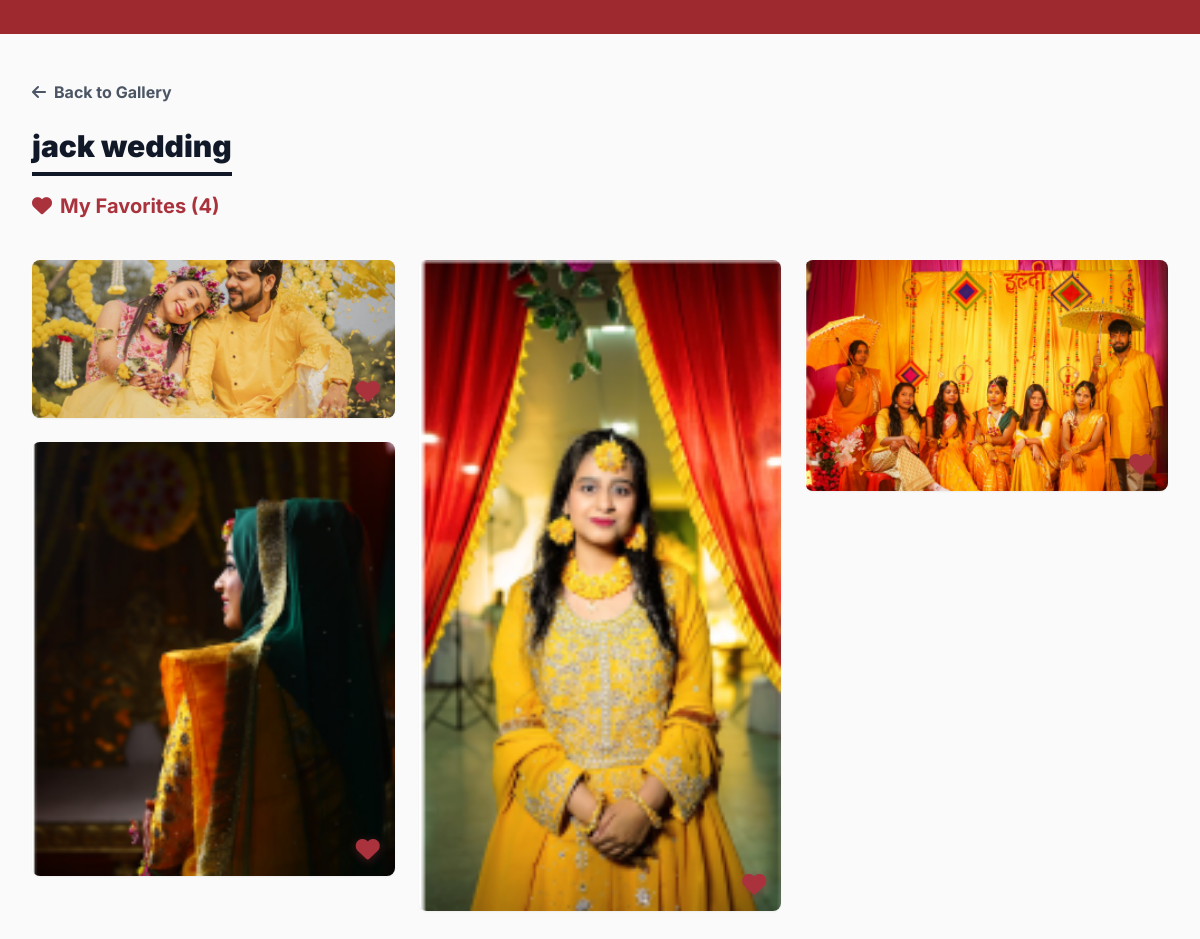
/gallery/1/favorites/, run on the app's committed database.
### photography/models.py (models this page shows)
class Gallery(models.Model):
    title = models.CharField(max_length=255)
    project_id = models.CharField(max_length=50)
    event_date = models.DateField()
    created_at = models.DateTimeField(auto_now_add=True)
    share_token = models.UUIDField(default=uuid.uuid4, editable=False, unique=True)
    expiry_date = models.DateField(null=True, blank=True)
    submitted_at = models.DateTimeField(null=True, blank=True)
    album_choice = models.CharField(max_length=50, null=True, blank=True)

class Image(models.Model):
    folder = models.ForeignKey(Folder, related_name='images', on_delete=models.CASCADE)
    file = models.ImageField(upload_to='galleries/')
    is_cover = models.BooleanField(default=False)

### photography/views.py (the view)
# urls.py: path('gallery/<int:gallery_id>/favorites/', gallery_favorites, name='gallery_favorites'),
def gallery_favorites(request, gallery_id):
    gallery = get_object_or_404(Gallery, id=gallery_id)
    favorite_images = Image.objects.filter(favorited_by__gallery=gallery)
    favorite_ids = favorite_images.values_list('id', flat=True)
    return render(request, 'gallery/favorites.html', {
        'gallery': gallery,
        'images': favorite_images,
        'favorite_ids': list(favorite_ids)
    })

### photography/context_processors.py (called while the page is built, shortened)
def notifications_context(request):
    return {'unread_notifications': [], 'unread_count': 0}

### photography/templates/gallery/favorites.html (shortened to what this page needs)
{% extends "base.html" %}
{% load static %}
{% block content %}
<link rel="stylesheet" href="https://cdnjs.cloudflare.com/ajax/libs/font-awesome/6.5.1/css/all.min.css">
<div class="max-w-[1200px] mx-auto p-4 sm:p-8 font-['Inter'] min-h-screen">
    <div class="mb-10">
        {% if is_client_view %}
        <a href="{% url 'client_shared_gallery' token %}" class="text-gray-600 font-bold hover:text-black flex items-center gap-2 mb-6 transition">
        {% else %}
        <a href="{% url 'gallery_overview' gallery.id %}" class="text-gray-600 font-bold hover:text-black flex items-center gap-2 mb-6 transition">
        {% endif %}
            <i class="fas fa-arrow-left"></i> Back to Gallery
        </a>
        <h1 class="text-3xl font-black text-gray-900 border-b-4 border-gray-900 pb-2 inline-block">{{ gallery.title }}</h1>
        <h2 class="text-xl font-bold text-[#A9323D] mt-4 flex items-center gap-2">
            <i class="fas fa-heart"></i> My Favorites ({{ images.count }})
        </h2>
    </div>
    <div class="masonry-grid" id="favoritesGrid">
        {% for image in images %}
        <div class="masonry-item shadow-sm" id="fav_card_{{ image.id }}">
            <img src="{{ image.file.url }}" alt="Favorite Image" class="w-full h-auto block">
            <i class="fa-heart favorite-btn {% if image.id in favorite_ids %}fas active{% else %}far{% endif %}"
               onclick="toggleFavorite(this, {{ image.id }})">
            </i>
        </div>
        {% empty %}
        <div class="col-span-full py-20 text-center text-gray-400 font-medium">
            <i class="far fa-heart text-4xl mb-4 opacity-50 block"></i>
            You haven't added any favorites yet! Go back to the folders to start selecting.
        </div>
        {% endfor %}
    </div>
</div>
{% endblock %}

### photography/templates/base.html (style rules this page uses)
body { font-family: "Inter", sans-serif; background: #fff; overflow-x: hidden; overflow-y: auto; }

### photography/templates/gallery/favorites.html (style rules this page uses)
body { font-family: "Inter", sans-serif; background-color: #fafafa; }
.masonry-grid { column-count: 1; column-gap: 1.5rem; }
@media (min-width: 768px) { .masonry-grid { column-count: 2; } }
@media (min-width: 1024px) { .masonry-grid { column-count: 3; } }
.masonry-item { break-inside: avoid; margin-bottom: 1.5rem; position: relative; border-radius: 0.5rem; overflow: hidden; }
.favorite-btn { position: absolute; bottom: 15px; right: 15px; font-size: 24px; color: white; opacity: 0; transform: translateY(10px); transition: all 0.3s ease; cursor: pointer; text-shadow: 0 2px 10px rgba(0,0,0,0.5); z-index: 10; }
.favorite-btn.active { opacity: 1 !important; transform: translateY(0) !important; color: #A9323D; text-shadow: 0 2px 10px rgba(169, 50, 61, 0.4); }
.masonry-item::after { content: ''; position: absolute; bottom: 0; left: 0; right: 0; height: 60px; background: linear-gradient(to top, rgba(0,0,0,0.5), transparent); opacity: 0; transition: opacity 0.3s; pointer-events: none; }

### data on the page
Gallery: title "jack wedding"
Image: file (picture)
Image: file (picture)
Image: file (picture)
Image: file (picture)

### other printed values
{{ images.count }} "4"
